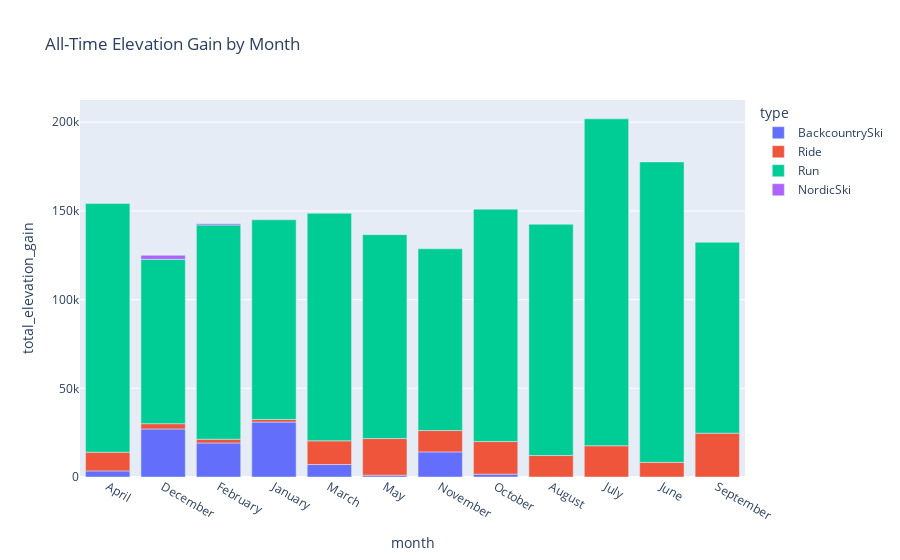

Notebook cell for this chart:
### Code cell
elevation_filter = df[~df['type'].isin(omit_types)]
elevation_grouped = elevation_filter.groupby(['month', 'type']).agg({'total_elevation_gain': 'sum'}).reset_index()
# Elevation gain by month stacked bar
gain_x_month_bar = px.bar(elevation_grouped, 
                          x="month", 
                          y="total_elevation_gain", 
                          color="type", 
                          title='All-Time Elevation Gain by Month'
                         )

gain_x_month_bar.show()

### Figure 1 — Plotly figure (JSON) as saved in the notebook; plotly's stock layout.template omitted (floating-point values rounded to 4 significant figures)
{"data": [{"alignmentgroup": "True", "hovertemplate": "type=BackcountrySki<br>month=%{x}<br>total_elevation_gain=%{y}<extra></extra>", "legendgroup": "BackcountrySki", "marker": {"color": "#636efa", "pattern": {"shape": ""}}, "name": "BackcountrySki", "offsetgroup": "BackcountrySki", "orientation": "v", "showlegend": true, "textposition": "auto", "type": "bar", "x": ["April", "December", "February", "January", "March", "May", "November", "October"], "xaxis": "x", "y": [3442.0, 27090.0, 19190.0, 30970.0, 7026.0, 1024.0, 14160.0, 1608.0], "yaxis": "y"}, {"alignmentgroup": "True", "hovertemplate": "type=Ride<br>month=%{x}<br>total_elevation_gain=%{y}<extra></extra>", "legendgroup": "Ride", "marker": {"color": "#EF553B", "pattern": {"shape": ""}}, "name": "Ride", "offsetgroup": "Ride", "orientation": "v", "showlegend": true, "textposition": "auto", "type": "bar", "x": ["April", "August", "December", "February", "January", "July", "June", "March", "May", "November", "October", "September"], "xaxis": "x", "y": [10530.0, 12110.0, 2960.0, 2108.0, 1460.0, 17600.0, 8271.0, 13370.0, 20650.0, 12020.0, 18380.0, 24710.0], "yaxis": "y"}, {"alignmentgroup": "True", "hovertemplate": "type=Run<br>month=%{x}<br>total_elevation_gain=%{y}<extra></extra>", "legendgroup": "Run", "marker": {"color": "#00cc96", "pattern": {"shape": ""}}, "name": "Run", "offsetgroup": "Run", "orientation": "v", "showlegend": true, "textposition": "auto", "type": "bar", "x": ["April", "August", "December", "February", "January", "July", "June", "March", "May", "November", "October", "September"], "xaxis": "x", "y": [140300.0, 130400.0, 92690.0, 120800.0, 112600.0, 184300.0, 169400.0, 128300.0, 115000.0, 102500.0, 131000.0, 107600.0], "yaxis": "y"}, {"alignmentgroup": "True", "hovertemplate": "type=NordicSki<br>month=%{x}<br>total_elevation_gain=%{y}<extra></extra>", "legendgroup": "NordicSki", "marker": {"color": "#ab63fa", "pattern": {"shape": ""}}, "name": "NordicSki", "offsetgroup": "NordicSki", "orientation": "v", "showlegend": true, "textposition": "auto", "type": "bar", "x": ["December", "February"], "xaxis": "x", "y": [2238.0, 734.9], "yaxis": "y"}], "layout": {"barmode": "relative", "legend": {"title": {"text": "type"}, "tracegroupgap": 0}, "title": {"text": "All-Time Elevation Gain by Month"}, "xaxis": {"anchor": "y", "domain": [0, 1], "title": {"text": "month"}}, "yaxis": {"anchor": "x", "domain": [0, 1], "title": {"text": "total_elevation_gain"}}}}
